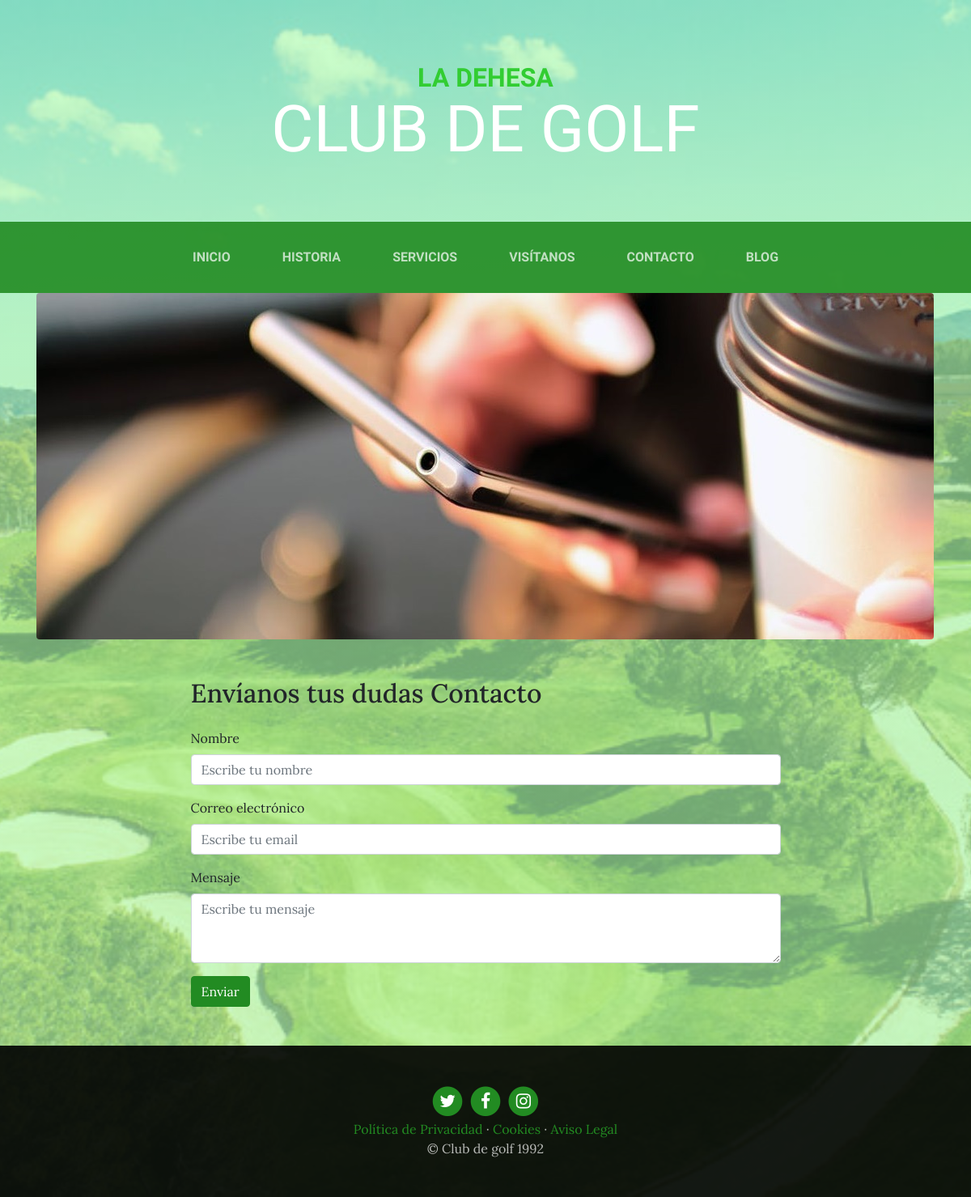
/contact/contact/, run on the app's committed database.
### pages/models.py (models this page shows, shortened)
class Page(models.Model):
    title = models.CharField(max_length=200, verbose_name="Título")
    content = RichTextField(verbose_name="Contenido")
    order = models.SmallIntegerField(default=0, verbose_name="Orden")
    created = models.DateTimeField(auto_now_add=True, verbose_name="Fecha de creación")
    updated = models.DateTimeField(auto_now=True, verbose_name="Fecha de edición")
    class Meta:
        verbose_name = "Página"
        verbose_name_plural = "Páginas"
        ordering = ['order', 'title']

### contact/views.py (the view, shortened to what this page needs)
# urls.py: path('contact/', views.contact, name="contact"),
def contact(request):
    contact_form = ContactForm()
    return render(request, "contact/contact.html", {'form': contact_form})

### contact/forms.py
class ContactForm(forms.Form):
    name = forms.CharField(label='Nombre', required=True, widget=forms.TextInput(attrs={'class': 'form-control', 'placeholder': 'Escribe tu nombre'}), min_length=3, max_length=100)
    email = forms.EmailField(label='Email', required=True, widget=forms.EmailInput(attrs={'class': 'form-control', 'placeholder': 'Escribe tu email'}), min_length=3, max_length=100)
    message = forms.CharField(label='Mensaje', required=True, widget=forms.Textarea(attrs={'class': 'form-control', 'rows': 3, 'placeholder': 'Escribe tu mensaje'}), min_length=10, max_length=500)

### pages/templatetags/pages_extras.py (called while the page is built)
@register.simple_tag
def get_page_list():
    pages = Page.objects.all()
    return pages

### social/processors.py (called while the page is built)
def ctx_dict(request):
    ctx = {}
    links = Link.objects.all()
    for link in links:
        ctx[link.key] = link.url
    return ctx

### contact/templates/contact/contact.html (shortened to what this page needs)
{% extends 'core/base.html' %}
{% load static %}
{% block content %}
		<section class="page-section about-heading">
			<div class="container">
				<img class="img-fluid rounded about-heading-img mb-3 mb-lg-0" src="img/contact.jpg" alt="">
				<div class="about-heading-content">
					<div class="row">
						<div class="col-xl-9 col-lg-10 mx-auto">
							<div class="bg-faded rounded p-5">
								<h2 class="section-heading mb-4">
									<span class="section-heading-upper">Envíanos tus dudas</span>
									<span class="section-heading-lower">Contacto</span>
								</h2>
                                <form action="" method="post">
                                    <div class="form-group">
                                        <label for="name">Nombre</label>
                                        <div class="input_group">{{ form.name }}</div>
                                    </div>
                                    <div class="form-group">
                                        <label for="email">Correo electrónico</label>
                                        <div class="input_group">{{ form.email }}</div>
                                    </div>
                                    <div class="form-group">
                                        <label for="message">Mensaje</label>
                                        <div class="input_group">{{ form.message }}</div>
                                    </div>
                                    <button type="submit" class="btn btn-primary">Enviar</button>
                                </form>
							</div>
						</div>
					</div>
				</div>
			</div>
		</section>
{% endblock %}

### core/templates/core/base.html (shortened to what this page needs)
<!DOCTYPE html>
<html lang="es">
	<head>
		{% load static %}
		<link href="{% static 'core/vendor/bootstrap/css/bootstrap.min.css'%}" rel="stylesheet">
		<link href="{% static 'core/vendor/font-awesome/css/font-awesome.min.css' %}" rel="stylesheet" type="text/css">
		<link href="{% static 'core/css/business-casual.css' %}" rel="stylesheet">
	</head>
	<body>
		<h1 class="site-heading text-center text-white d-none d-lg-block">
			<span class="site-heading-upper text-primary mb-3">La Dehesa</span>
			<span class="site-heading-lower">Club de Golf</span>
		</h1>
		<nav class="navbar navbar-expand-lg navbar-dark py-lg-4" id="mainNav">
			<div class="container">
				<div class="collapse navbar-collapse" id="navbarResponsive">
					<ul class="navbar-nav mx-auto">
						<li class="nav-item px-lg-4 {% if request.path == '/' %}active{% endif %}">
							<a class="nav-link text-uppercase text-expanded" href="{% url 'home' %}">Inicio</a>
						</li>
						<li class="nav-item px-lg-4 {% if request.path == '/about/' %}active{% endif %}">
							<a class="nav-link text-uppercase text-expanded" href="{% url 'about' %}">Historia</a>
						</li>
						<li class="nav-item px-lg-4 {% if request.path == '/services/' %}active{% endif %}">
							<a class="nav-link text-uppercase text-expanded" href="{% url 'services' %}">Servicios</a>
						</li>
						<li class="nav-item px-lg-4 {% if request.path == '/store/' %}active{% endif %}">
							<a class="nav-link text-uppercase text-expanded" href="{% url 'store' %}">Visítanos</a>
						</li>
						<li class="nav-item px-lg-4 {% if request.path == '/contact/' %}active{% endif %}">
							<a class="nav-link text-uppercase text-expanded" href="{% url 'contact' %}">Contacto</a>
						</li>
						<li class="nav-item px-lg-4
							{% if request.path|slice:":6" == '/blog/' %}active{% endif %}">
							<a class="nav-link text-uppercase text-expanded"
								href="{% url 'blog' %}">Blog</a>
							</li>
					</ul>
				</div>
			</div>
		</nav>
        {% block content %} {% endblock %}
		<footer class="footer text-faded text-center py-5">
			<div class="container">
				<p class="m-0">
					{% if LINK_TWITTER %}
						<a href="{{LINK_TWITTER}}" class="link">
							<span class="fa-stack fa-lg">
								<i class="fa fa-circle fa-stack-2x"></i>
								<i class="fa fa-twitter fa-stack-1x fa-inverse"></i>
							</span>
						</a>
					{% endif %}
					{% if LINK_FACEBOOK %}
						<a href="{{LINK_FACEBOOK}}" class="link">
							<span class="fa-stack fa-lg">
								<i class="fa fa-circle fa-stack-2x"></i>
								<i class="fa fa-facebook fa-stack-1x fa-inverse"></i>
							</span>
						</a>
					{% endif %}
					{% if LINK_INSTAGRAM %}
						<a href="{{LINK_INSTAGRAM}}" class="link">
							<span class="fa-stack fa-lg">
								<i class="fa fa-circle fa-stack-2x"></i>
								<i class="fa fa-instagram fa-stack-1x fa-inverse"></i>
							</span>
						</a>
					{% endif %}
				</p>
				<p class="m-0 mbt">
					{% load pages_extras %}
					{% get_page_list as page_list %}
					{% for page in page_list %}
						<a href="{% url 'page' page.id page.title|slugify %}"class="link">
							{{page.title}}</a> {% if not forloop.last %}·{% endif %}
					{% endfor %}
				</p>
				<p class="m-0 mbt1">&copy; Club de golf 1992</p>
			</div>
	</footer>
	</body>
</html>

### core/static/core/css/business-casual.css (style rules this page uses)
body { font-family: 'Lora'; background: linear-gradient(rgba(176, 255, 176, 0.65), rgba(176, 255, 176, 0.65)), url("../img/Golfcampo.jpg?v=2"); background-attachment: fixed; background-position: center; background-size: cover; }
.text-faded { color: rgba(255, 255, 255, 0.7); }
.site-heading { margin-top: 5rem; margin-bottom: 5rem; text-transform: uppercase; line-height: 1; font-family: 'Raleway'; color: #228B22; }
.site-heading .site-heading-upper { display: block; font-size: 2rem; font-weight: 800; color: #32CD32; }
.site-heading .site-heading-lower { font-size: 5rem; font-weight: 100; line-height: 4rem; color: #ffffff; }
#mainNav { background-color: rgba(34, 139, 34, 0.9); font-family: 'Raleway'; }
#mainNav .navbar-nav .nav-item .nav-link { color: rgba(255, 255, 255, 0.7); font-weight: 800; }
.footer { background-color: rgba(0, 0, 0, 0.9); }
.text-primary { color: #32CD32 !important; }
.btn-primary { background-color: #228B22; border-color: #228B22; }
a.link { color: #228B22; }

### data on the page
Page: title "Política de Privacidad"
Page: title "Cookies"
Page: title "Aviso Legal"
